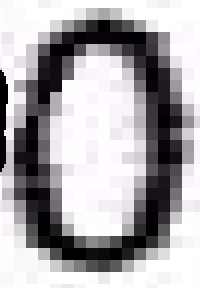
#> input picture tasks/point_extraction/templates/0_raw.png, 100 x 144 px (shown 2 times larger); its folder holds only this picture in this run
$ python -i point_extractor_utils.py   (imports and definitions only)
#> lines starting #> are read from the running program, lines starting #| are printed output that depends on the picture; after the words box and inside, x2 and y2 are one past the last pixel; in counts of white or black regions, pixels touching at a corner belong together
import cv2
import re
import logging
import math
import numpy as np
from PIL import Image

from collections import defaultdict
from tasks.point_extraction.entities import PointLabels, LegendPointItems
from tasks.point_extraction.label_map import POINT_CLASS, YOLO_TO_CDR_LABEL
from tasks.text_extraction.entities import TextExtraction
from shapely.geometry import Polygon
from shapely.strtree import STRtree
from typing import List, Tuple, Dict


COLOUR_RANGE_L = 40  # for separating foreground vs background pixels (lower == more aggressive foregnd masking)
COLOUR_RANGE_AB = 35
WHITE_SHIFT = 100  # emphasize the foreground features by whitening
WHITE_LAB = (255, 128, 128)  # white in LAB colour-space

# matches chars that are not numbers or letters
RE_NON_ALPHANUMERIC = re.compile(r"[^0-9A-Za-z]")

logger = logging.getLogger(__name__)


# [11 lines left out: function build_ocr_index, not called in this run]


def get_colour_range(median_values: List, colour_ranges: List) -> Tuple:
    """
    get upper and lower colour range values, centered around target median colour values
    for image colour-based filtering

    """
    colour_lower = []
    colour_upper = []

    for med_val, c_range in zip(median_values, colour_ranges):
        colour_lower.append(max(med_val - c_range, 0))
        colour_upper.append(min(med_val + c_range, 255))

    return np.array(colour_lower, dtype=np.uint8), np.array(
        colour_upper, dtype=np.uint8
    )


# [133 lines left out: functions crop_template, template_conncomp_denoise, template_pre_processing, not called in this run]


def image_pre_processing(
    im: np.ndarray, foregnd_colour_lab: List[int] = [0, 128, 128]
) -> np.ndarray:
    """
    pre-process the main image using colour filtering
    - assumes input image is opencv format with RGB colour format
    - target foregnd template colour is in LAB colour space

    Returns the pre-processed image in RGB colour space
    """

    colour_lower, colour_upper = get_colour_range(
        foregnd_colour_lab, [COLOUR_RANGE_L, COLOUR_RANGE_AB, COLOUR_RANGE_AB]
    )

    # ---- Convert to LAB colour-space
    im = cv2.cvtColor(im, cv2.COLOR_RGB2LAB)
#> im: shape (144, 100, 3); mean of channels 0, 1, 2 170.7, 129.5, 126.5

    # ---- De-emphasize (whiten) non-foreground pixels in the main image
    # create a mask to separate foreground and background pixels
    im_mask = cv2.inRange(im, colour_lower, colour_upper)
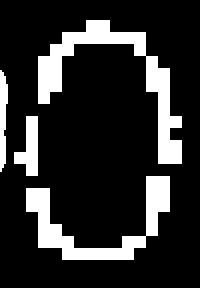
#> im_mask: shape (144, 100) (shown 2 times larger); 17.3% white; 4 white regions, box (x1, y1, x2, y2) and area: (19, 10, 91, 82) 1188, (13, 88, 85, 130) 936, (7, 58, 19, 88) 216, (0, 35, 4, 86) 150
    kernel_morph = np.ones((3, 3), np.uint8)
    im_mask = cv2.dilate(im_mask, kernel_morph, iterations=1)
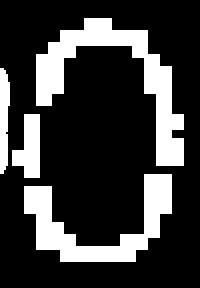
#> im_mask: shape (144, 100) (shown 2 times larger); 22.9% white; 4 white regions, box (x1, y1, x2, y2) and area: (18, 9, 92, 83) 1552, (12, 87, 86, 131) 1228, (6, 57, 20, 89) 304, (0, 34, 5, 87) 213
    idx = im_mask == 0  # pxl x,y for background
    im = cv2.cvtColor(im, cv2.COLOR_LAB2RGB)
    im = im.astype(np.float32)
    im[idx] = np.clip(im[idx] + WHITE_SHIFT, 0, 255)
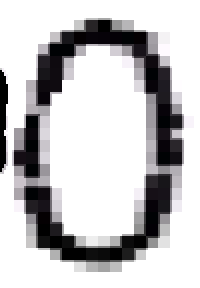
#> im: shape (144, 100, 3) float32 (shown 2 times larger); mean R, G, B 195.5, 194.5, 196
    im = im.astype(np.uint8)

    return im


# [191 lines left out: functions template_matching, angle_in_range, mask_ocr_blocks, get_cdr_point_name, convert_preds_to_bitmasks, distance and 1 more, not called in this run]

>>> import cv2
>>> picture = cv2.cvtColor(cv2.imread('templates/0_raw.png'), cv2.COLOR_BGR2RGB)
>>> result = image_pre_processing(picture)

$ run again, on tasks/point_extraction/templates/1_raw.png
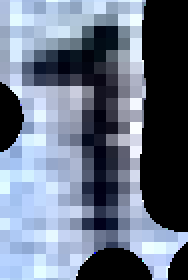
#> input picture tasks/point_extraction/templates/1_raw.png, 94 x 140 px (shown 2 times larger)
#> in image_pre_processing, `im_mask = cv2.inRange(im, colour_lower, colour_upper)`:
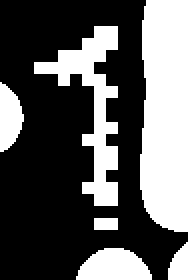
#> im_mask: shape (140, 94) (shown 2 times larger); 36.2% white; 6 white regions, box (x1, y1, x2, y2) and area: (70, 0, 94, 116) 2543, (17, 13, 59, 103) 1260, (38, 124, 76, 140) 461, (0, 41, 12, 76) 296, (84, 121, 94, 140) 138, (47, 109, 59, 115) 72
#> idx: shape (140, 94) bool; 58.3% white; 6 black regions, box (x1, y1, x2, y2) and area: (69, 0, 94, 117) 2691, (16, 12, 60, 104) 1624, (37, 123, 77, 140) 533, (0, 40, 13, 77) 357, (83, 120, 94, 140) 168, (46, 108, 60, 116) 112
#> in image_pre_processing, `im[idx] = np.clip(im[idx] + WHITE_SHIFT, 0, 255)`:
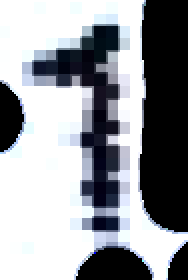
#> im: shape (140, 94, 3) float32 (shown 2 times larger); mean R, G, B 149, 151.5, 156.3

$ run again, on tasks/point_extraction/templates/2_raw.png
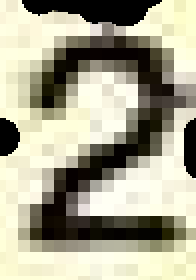
#> input picture tasks/point_extraction/templates/2_raw.png, 98 x 140 px (shown 2 times larger)
#> in image_pre_processing, `im_mask = cv2.inRange(im, colour_lower, colour_upper)`:
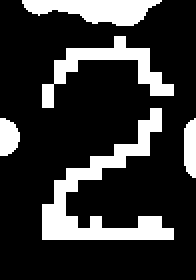
#> im_mask: shape (140, 98) (shown 2 times larger); 20.4% white; 5 white regions, box (x1, y1, x2, y2) and area: (21, 54, 87, 120) 1260, (21, 18, 87, 54) 648, (11, 0, 81, 13) 581, (92, 59, 98, 89) 156, (0, 59, 10, 78) 151
#> idx: shape (140, 98) bool; 73.6% white; 5 black regions, box (x1, y1, x2, y2) and area: (20, 53, 88, 121) 1648, (20, 17, 88, 55) 892, (10, 0, 82, 14) 687, (91, 58, 98, 90) 200, (0, 58, 11, 79) 192
#> in image_pre_processing, `im[idx] = np.clip(im[idx] + WHITE_SHIFT, 0, 255)`:
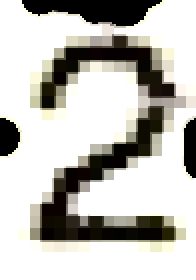
#> im: shape (140, 98, 3) float32 (shown 2 times larger); mean R, G, B 191.3, 189.7, 184.6
